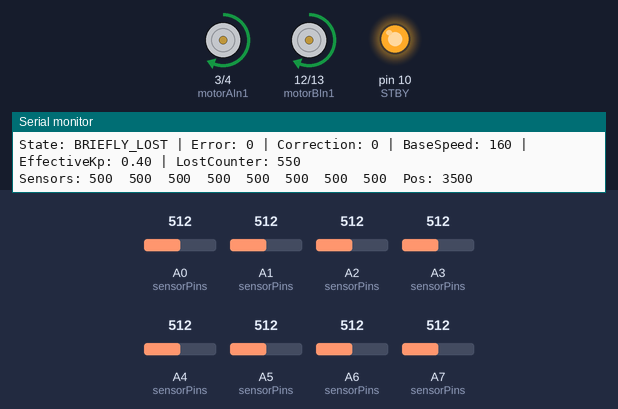
Bench run of a sketch on a simulated Arduino Nano, built with avr-gcc and run on an emulated ATmega328P. On the bench: motor-driver pin pairs drawn as motors (green arrow = first pin HIGH = forward, orange = second pin HIGH = backward, longer = more drive, scaled by the enable pin, stopped while the standby pin is LOW), output pins drawn as LEDs (lit = HIGH), the last lines printed to the serial monitor. The inputs (shaded band) are chosen by the test bench; at power-on: A0 (sensorPins) = 512, A6 (sensorPins) = 512, A1 (sensorPins) = 512, A5 (sensorPins) = 512, A2 (sensorPins) = 512, A3 (sensorPins) = 512, A4 (sensorPins) = 512, A7 (sensorPins) = 512.

Above: at 15.2 s.
15.3 s: A0 (sensorPins) set to 707
18.3 s: A0 (sensorPins) set to 730
At 19.5 s:
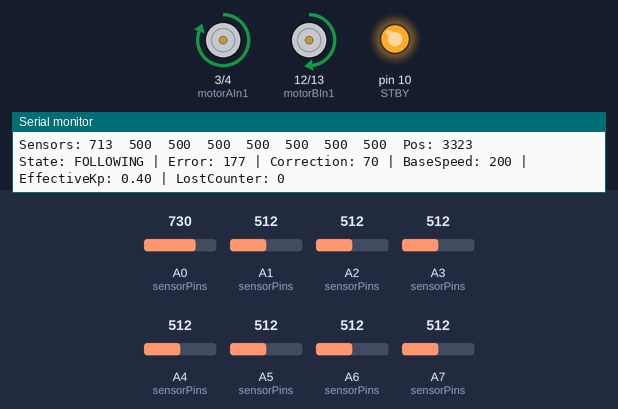
19.8 s: A6 (sensorPins) set to 390
At 20.8 s:
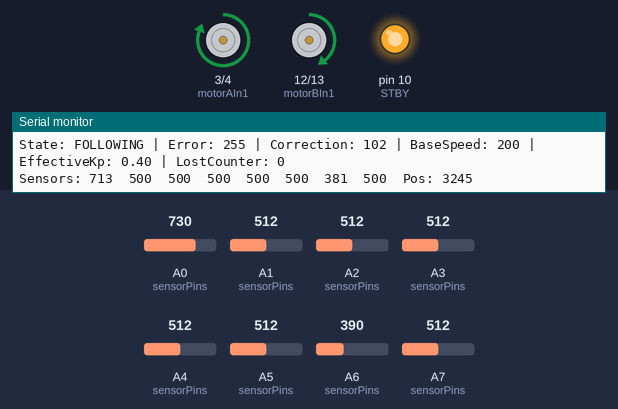
21.3 s: A1 (sensorPins) set to 486
At 22.2 s:
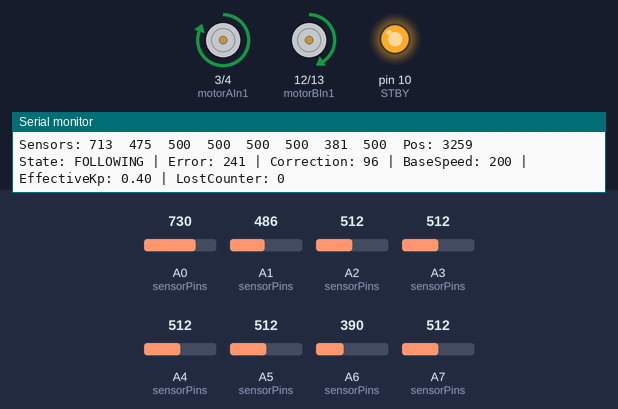
24.3 s: A5 (sensorPins) set to 716
At 25.5 s:
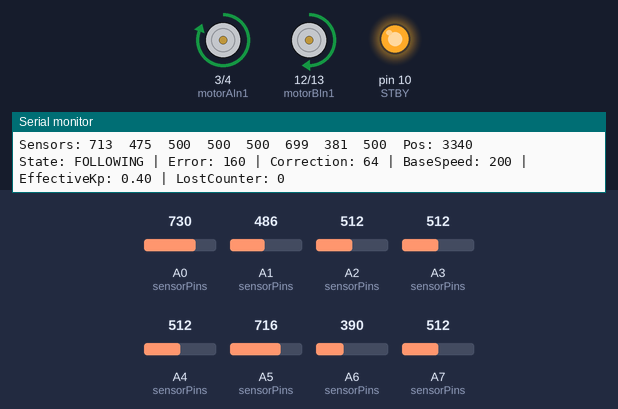
25.8 s: A2 (sensorPins) set to 390
At 26.7 s:
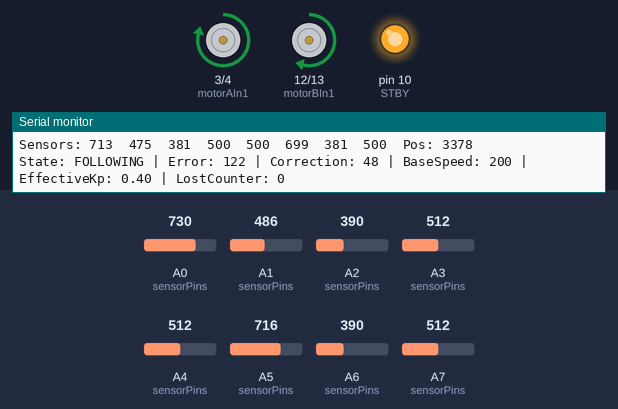
Timing chart, 0 to 28.3 s (numbered marks = the images above; inputs shaded):
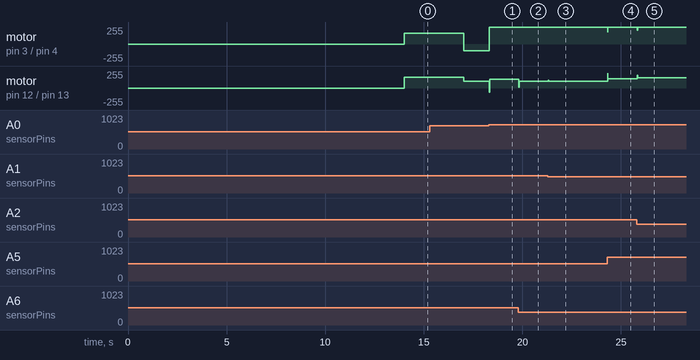

Measured:
- the behaviour switches between 717 and 718 on A0 (sensorPins) (found by bisection; images 0 and 1)
- after the input at 18.3 s, motor on pin 3 (motorAIn1) / pin 4 (motorAIn2): backward 100/255 → forward 255/255 at once; motor on pin 12 (motorBIn1) / pin 13 (motorBIn2): forward 100/255 → forward 130/255 at once
- after the input at 19.8 s, motor on pin 12 (motorBIn1) / pin 13 (motorBIn2): forward 130/255 → forward 98/255 at once
- after the input at 21.3 s, motor on pin 12 (motorBIn1) / pin 13 (motorBIn2): forward 98/255 → forward 104/255 at once
- after the input at 24.3 s, motor on pin 3 (motorAIn1) / pin 4 (motorAIn2): forward 255/255 → forward 175/255 at once, → forward 255/255 0.02 s later; motor on pin 12 (motorBIn1) / pin 13 (motorBIn2): forward 104/255 → forward 136/255 at once
- after the input at 25.8 s, motor on pin 3 (motorAIn1) / pin 4 (motorAIn2): forward 255/255 → forward 248/255 at once; motor on pin 12 (motorBIn1) / pin 13 (motorBIn2): forward 136/255 → forward 152/255 at once

The sketch:

sketch_apr13a.ino
```cpp
#include <QTRSensors.h>

// ---------------------
// QTR-8A Sensor Setup
// ---------------------
#define NUM_SENSORS 8
// Sensor pins for analog input (A0 through A7)
uint8_t sensorPins[NUM_SENSORS] = { A0, A1, A2, A3, A4, A5, A6, A7 };
QTRSensors qtrrc;                   // QTR sensor object (analog type)
unsigned int sensorValues[NUM_SENSORS];  // Array to store raw sensor readings

// ---------------------
// Motor Driver Pin Definitions (TB6612FNG)
// ---------------------
const int STBY      = 10;  // Standby pin; set HIGH to enable driver.
const int motorAPWM = 5;   // PWM pin for Motor A (left motor)
const int motorAIn1 = 3;   // Motor A direction pin 1
const int motorAIn2 = 4;   // Motor A direction pin 2
const int motorBPWM = 11;  // PWM pin for Motor B (right motor)
const int motorBIn1 = 12;  // Motor B direction pin 1
const int motorBIn2 = 13;  // Motor B direction pin 2

// ---------------------
// PID Controller Parameters & Variables
// ---------------------
// We require a high Kp for sharp turns, but that same high gain leads to excessive jitter
// when the robot is nearly centered. To address this, we use gain scheduling:
//
//   - When |error| > errorThreshold, use highKp (and if |error| > extremeErrorThreshold, further increase gain)
//   - Otherwise, use a lower Kp for fine adjustments.
// Ki is kept at 0 unless you experience drift, and Kd adds damping.
float highKp    = 0.9;    // Kp for normal sharp turn correction
float lowKp     = 0.4;    // Kp for fine adjustments near center
float extremeKp = 1.4;    // An even higher gain for extremely large errors
float effectiveKp;        // This variable holds the dynamically chosen Kp

float Ki = 0.0;           // Integral gain (set > 0 only if consistent offset appears)
float Kd = 1.1;           // Derivative gain provides damping

//Tune based on performance (zig-zagging = too little D, slow response = not enough P)

long lastError = 0;       // Stores the previous error value
long integral = 0;        // Accumulates the error over time

// The sensor array computes a weighted position from 0 to (NUM_SENSORS-1)*1000.
// For 8 sensors, a setpoint of ~3500 is considered centered.
long setpoint = ((NUM_SENSORS - 1) * 1000) / 2;

// ---------------------
// Base Speed and Lost-Line/Recovery Parameters
// ---------------------
int defaultSpeed = 200;   // Default forward speed when following the line
int baseSpeed = defaultSpeed;  // Base speed that may be adjusted dynamically

// Lost-line timing thresholds (in milliseconds)
const unsigned long briefLostThreshold  = 700;   // Up to 500ms of lost line = brief gap
const unsigned long searchDelayThreshold = 1400;  // Beyond 1000ms, consider the line fully lost

unsigned long lostLineCounter = 0;  // Accumulates the time (in ms) since the line was last detected
const int searchSpeed = 100;        // Speed used in SEARCHING mode (pivoting behavior)

// For overriding regular gains during extreme turns:
const int extremeErrorThreshold = 700;  // If |error| > this, assume a very sharp turn is needed

// Gain scheduling and deadband thresholds:
const int errorThreshold = 500;     // For |error| > 500, use highKp; otherwise, use lowKp
const int deadbandThreshold = 20;     // If |error| < 20, treat error as 0 to reduce jitter

// ---------------------
// Robot State Definitions
// ---------------------
enum RobotState { FOLLOWING, BRIEFLY_LOST, SEARCHING };
RobotState robotState = FOLLOWING;

// ---------------------
// Setup Function
// ---------------------
void setup() {
  Serial.begin(115200);

  // Initialize motor driver pins.
  pinMode(STBY, OUTPUT);
  pinMode(motorAPWM, OUTPUT);
  pinMode(motorAIn1, OUTPUT);
  pinMode(motorAIn2, OUTPUT);
  pinMode(motorBPWM, OUTPUT);
  pinMode(motorBIn1, OUTPUT);
  pinMode(motorBIn2, OUTPUT);
  digitalWrite(STBY, HIGH);  // Enable the motor driver.

  // Configure QTRSensors for analog inputs and assign sensor pins.
  qtrrc.setTypeAnalog();
  qtrrc.setSensorPins(sensorPins, NUM_SENSORS);

  // Calibrate the sensors: Move the array over both black and white surfaces during calibration.
  Serial.println("Calibrating sensors...");
  for (uint16_t i = 0; i < 400; i++) {
    qtrrc.calibrate();
    delay(10);
  }
  Serial.println("Calibration complete.");
}

// ---------------------
// Helper Function: setMotor
// Sets a motor's speed and direction. A positive speed drives forward, negative drives reverse.
void setMotor(int pwmPin, int in1, int in2, int speed) {
  if (speed > 0) {
    digitalWrite(in1, HIGH);
    digitalWrite(in2, LOW);
    analogWrite(pwmPin, speed);
  } else if (speed < 0) {
    digitalWrite(in1, LOW);
    digitalWrite(in2, HIGH);
    analogWrite(pwmPin, -speed);
  } else {
    digitalWrite(in1, LOW);
    digitalWrite(in2, LOW);
    analogWrite(pwmPin, 0);
  }
}

// ---------------------
// Main Loop: PID with State-Based Lost-Line Handling and Gain Scheduling
// ---------------------
void loop() {
  // Read sensor values and calculate the weighted average position.
  // (Your calibration shows that black produces high values.)
  unsigned int position = qtrrc.readLineBlack(sensorValues);

  // Print sensor readings for debugging.
  Serial.print("Sensors: ");
  for (int i = 0; i < NUM_SENSORS; i++) {
    Serial.print(sensorValues[i]);
    Serial.print("\t");
  }
  Serial.print("Pos: ");
  Serial.println(position);

  // ----------- Determine if the Line Is Detected -----------
  // Since black returns high values, we consider the line detected if any sensor value > 700.
  bool lineDetected = false;
  for (int i = 0; i < NUM_SENSORS; i++) {
    if (sensorValues[i] > 700) {
      lineDetected = true;
      break;
    }
  }

  long error;
  // ----------- State Machine: FOLLOWING, BRIEFLY_LOST, SEARCHING -----------
  if (lineDetected) {
    // Normal operation: line is detected.
    robotState = FOLLOWING;
    lostLineCounter = 0;
    error = setpoint - position;  // Compute error based on center.
  } else {
    // No line detected: increment lostLineCounter by the loop delay (assumed 10ms).
    lostLineCounter += 10;
    error = lastError;  // Use last known error.

    // Determine state based on how long the line has been lost.
    if (lostLineCounter < briefLostThreshold) {
      robotState = BRIEFLY_LOST;
    } else if (lostLineCounter < searchDelayThreshold) {
      robotState = BRIEFLY_LOST;
    } else {
      robotState = SEARCHING;
    }
  }

  // ----------- Deadband Filtering -----------
  // If the absolute error is very small, set it to zero to avoid unnecessary oscillations.
  if (abs(error) < deadbandThreshold) {
    error = 0;
  }

  int leftMotorSpeed = 0, rightMotorSpeed = 0;

  // ----------- PID and Driving Logic for FOLLOWING and BRIEFLY_LOST States -----------
  if (robotState == FOLLOWING || robotState == BRIEFLY_LOST) {
    // Adjust base speed: when line is briefly lost, lower the speed for sharper control.
    if (robotState == BRIEFLY_LOST) {
      baseSpeed = 160;
    } else {
      baseSpeed = defaultSpeed;
    }

    // Additional override for very sharp turns: if error exceeds extremeErrorThreshold,
    // use an even higher proportional gain and reduce base speed to enable a tighter pivot.
    if (abs(error) > extremeErrorThreshold) {
      effectiveKp = extremeKp;
      baseSpeed = 120;  // Lower speed for a more aggressive turn.
    } else if (abs(error) > errorThreshold) {
      effectiveKp = highKp;
    } else {
      effectiveKp = lowKp;
    }

    // PID Calculations:
    integral += error;
    integral = constrain(integral, -10000, 10000);  // Prevent windup.
    long derivative = error - lastError;
    lastError = error;
    long correction = effectiveKp * error + Ki * integral + Kd * derivative;

    // Differential drive: adjust motor speeds based on the correction.
    leftMotorSpeed = baseSpeed + correction;
    rightMotorSpeed = baseSpeed - correction;

    leftMotorSpeed = constrain(leftMotorSpeed, -255, 255);
    rightMotorSpeed = constrain(rightMotorSpeed, -255, 255);

    // Debug output.
    Serial.print("State: ");
    if (robotState == FOLLOWING)
      Serial.print("FOLLOWING ");
    else
      Serial.print("BRIEFLY_LOST ");
    Serial.print("| Error: ");
    Serial.print(error);
    Serial.print(" | Correction: ");
    Serial.print(correction);
    Serial.print(" | BaseSpeed: ");
    Serial.print(baseSpeed);
    Serial.print(" | EffectiveKp: ");
    Serial.print(effectiveKp);
    Serial.print(" | LostCounter: ");
    Serial.println(lostLineCounter);

  } else {  // SEARCHING state.
    // In SEARCHING mode, pivot aggressively in the direction suggested by the last error.
    // If lastError is positive, pivot right; if negative, pivot left.
    if (lastError > 0) {
      // Pivot right: left motor forward, right motor reverse.
      leftMotorSpeed = searchSpeed;
      rightMotorSpeed = -searchSpeed;
    } else {
      // Pivot left: left motor reverse, right motor forward.
      leftMotorSpeed = -searchSpeed;
      rightMotorSpeed = searchSpeed;
    }

    // Debug output.
    Serial.print("State: SEARCHING | Pivoting. LostCounter: ");
    Serial.println(lostLineCounter);
  }

  // ----------- Drive the Motors -----------
  setMotor(motorAPWM, motorAIn1, motorAIn2, leftMotorSpeed);
  setMotor(motorBPWM, motorBIn1, motorBIn2, rightMotorSpeed);

  delay(10);  // Loop delay (10 ms).
}
```
